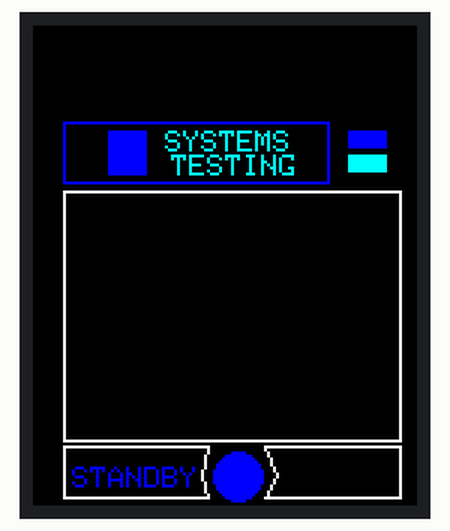
Bench run of a sketch on a simulated Arduino Uno, built with avr-gcc and run on an emulated ATmega328P. On the bench: 128×160 colour display.

Above: at 0.2 s.
At 1.3 s:
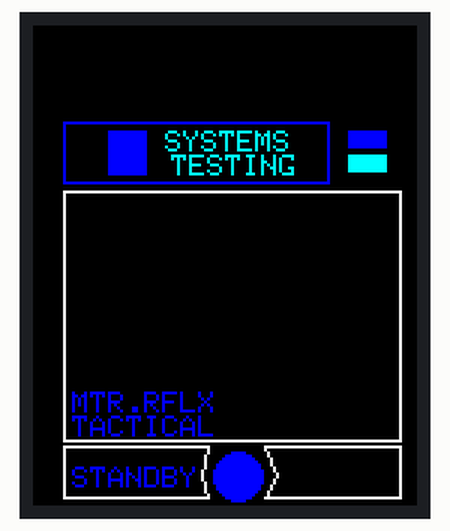
At 2.0 s:
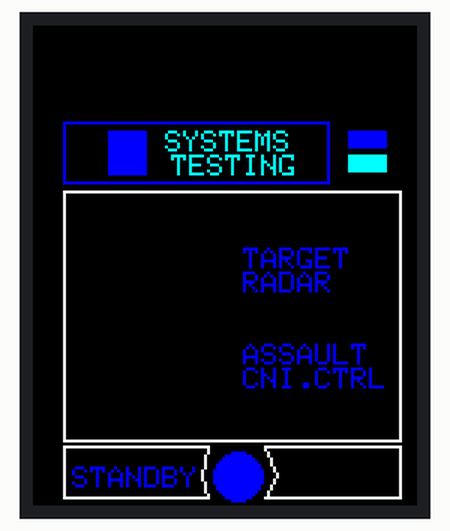
At 2.8 s:
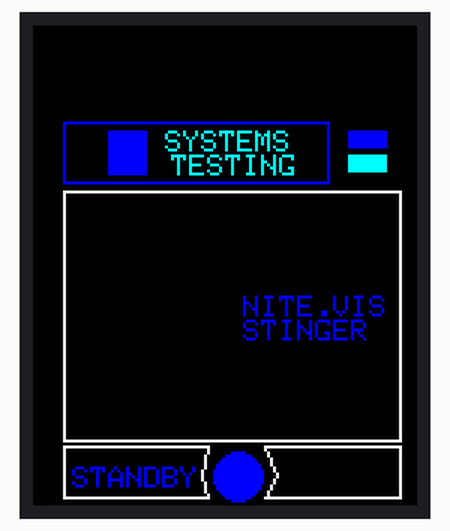
At 3.3 s:
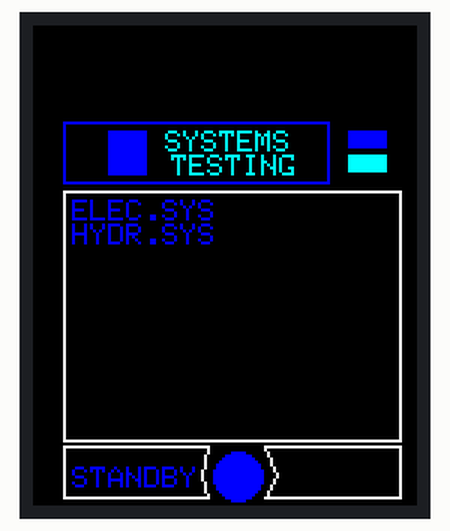
At 3.8 s:
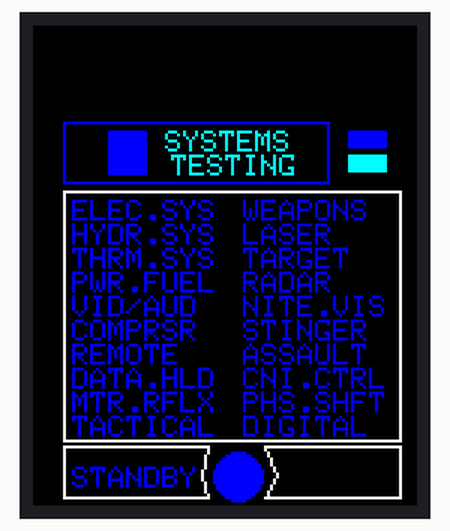

The sketch:

system_testing.ino
```cpp
// (licence header left out)
#include <Adafruit_GFX.h>    // Core graphics library
#include <Adafruit_ST7735.h> // Hardware-specific library
#include <SPI.h>


#define TFT_CS     10
#define TFT_RST    9
#define TFT_DC     8

#define BLACK   0x0000
#define RED     0x001F
#define BLUE    0xF800
#define GREEN   0x07E0
#define YELLOW  0x07FF
#define PURPLE  0xF81F
#define CYAN    0xFFE0
#define WHITE   0xFFFF


// Option 1 (recommended): must use the hardware SPI pins
// (for UNO thats sclk = 13 and sid = 11) and pin 10 must be
// an output. This is much faster - also required if you want
// to use the microSD card (see the image drawing example)
Adafruit_ST7735 tft = Adafruit_ST7735(TFT_CS,  TFT_DC, TFT_RST);

// Option 2: use any pins but a little slower!
#define TFT_SCLK 13   // set these to be whatever pins you like!
#define TFT_MOSI 11   // set these to be whatever pins you like!
//Adafruit_ST7735 tft = Adafruit_ST7735(TFT_CS, TFT_DC, TFT_MOSI, TFT_SCLK, TFT_RST);


int section = 1; //section to print messages

float p = 3.1415926;

void setup(void) {

  // Use this initializer if you're using TFT
  tft.initR(INITR_BLACKTAB);   // initialize a ST7735S chip, black tab
  tft.fillScreen(ST7735_BLACK);

  print_labels();
  draw_buttons();
  delay(1000);

  animate_messages(200,50);
  print_all_messages();
  delay(3000);

}


void loop() {

  tft.invertDisplay(false);
}


void print_all_messages(){

  for (uint8_t i=0; i<11; i++) {
    print_messages(i,RED);
  }
}

void print_messages(uint8_t section, uint16_t color){

  tft.setTextSize(1);
  tft.setTextColor(color);

  //System label first column

  if(section == 1){
    tft.setCursor(13,58);
    tft.println("ELEC.SYS");
    tft.setCursor(13,66);
    tft.println("HYDR.SYS");
  }
  if(section == 2){
    tft.setCursor(13,74);
    tft.println("THRM.SYS");
    tft.setCursor(13,82);
    tft.println("PWR.FUEL");
  }
  if(section == 3){
    tft.setCursor(13,90);
    tft.println("VID/AUD");
    tft.setCursor(13,98);
    tft.println("COMPRSR");
  }
  if(section == 4){
    tft.setCursor(13,106);
    tft.println("REMOTE");
    tft.setCursor(13,114);
    tft.println("DATA.HLD");
  }
  if(section == 5){
    tft.setCursor(13,122);
    tft.println("MTR.RFLX");
    tft.setCursor(13,130);
    tft.println("TACTICAL");
  }


  //System label second column
  //tft.setTextColor(RED);
  if(section == 6){
    tft.setCursor(70,58);
    tft.println("WEAPONS");
    tft.setCursor(70,66);
    tft.println("LASER");
  }
  if(section == 7){
    tft.setCursor(70,74);
    tft.println("TARGET");
    tft.setCursor(70,82);
    tft.println("RADAR");
  }
  if(section == 8){
    tft.setCursor(70,90);
    tft.println("NITE.VIS");
    tft.setCursor(70,98);
    tft.println("STINGER");
  }
  if(section == 9){
    tft.setCursor(70,106);
    tft.println("ASSAULT");
    tft.setCursor(70,114);
    tft.println("CNI.CTRL");
  }
  if(section == 10){
    tft.setCursor(70,122);
    tft.println("PHS.SHFT");
    tft.setCursor(70,130);
    tft.println("DIGITAL");
  }

}


void print_labels(){

  tft.fillScreen(ST7735_BLACK);
  tft.setTextSize(1);

  //System label
  tft.setTextColor(YELLOW);
  tft.setCursor(44,35);
  tft.println("SYSTEMS");
  tft.setCursor(46,43);
  tft.println("TESTING");

  //Standby label
  tft.setTextSize(1);
  tft.setTextColor(RED);
  tft.setCursor(13,147);
  tft.println("STANDBY");

}


void draw_buttons(){

  //Red button left of System Test label
  tft.fillRect(25, 35, 13, 15, RED);

  //Red and yellow buttons right of System Test label
  tft.fillRect(105, 35, 13, 6, RED);
  tft.fillRect(105, 43, 13, 6, YELLOW);

  //Rectangle around left red button and system test label
  tft.drawLine(10,32,10,52, RED);
  tft.drawLine(10,52,98,52, RED);
  tft.drawLine(98,52,98,32, RED);
  tft.drawLine(98,32,10,32, RED);

  //Rectangle around counter
  tft.drawLine(10,55,10,138, WHITE);
  tft.drawLine(10,138,122,138, WHITE);
  tft.drawLine(122,138,122,55, WHITE);
  tft.drawLine(122,55,10,55, WHITE);

  //shape around ON label
  tft.drawLine(10,140,10,157, WHITE);
  tft.drawLine(10,157,58,157, WHITE);
  tft.drawLine(58,157,56,150, WHITE);
  tft.drawLine(56,150,58,140, WHITE);
  tft.drawLine(58,140,10,140, WHITE);

  //shape around OFF label
  tft.drawLine(122,140,122,157, WHITE);
  tft.drawLine(122,157,77,157, WHITE);
  tft.drawLine(77,157,81,150, WHITE);
  tft.drawLine(81,150,77,140, WHITE);
  tft.drawLine(77,140,122,140, WHITE);

  //Red button bewteen ON and OFF
  tft.fillCircle(68, 150, 8, RED);

}


void animate_messages(uint8_t on_time, uint8_t off_time ){

  //Sequence: 5,3,9,7,4,10,8,2,1,6
  print_messages(5, RED);
  delay(on_time);
  print_messages(3, RED);
  delay(on_time);
  print_messages(5, BLACK);
  delay(off_time);
  print_messages(3,BLACK);
  delay(off_time);

  print_messages(9,RED);
  delay(on_time);
  print_messages(7,RED);
  delay(on_time);
  print_messages(9,BLACK);
  delay(off_time);
  print_messages(7,BLACK);
  delay(off_time);

  print_messages(4,RED);
  delay(on_time);
  print_messages(10,RED);
  delay(on_time);
  print_messages(4,BLACK);
  delay(off_time);
  print_messages(10,BLACK);
  delay(off_time);

  print_messages(8,RED);
  delay(on_time);
  print_messages(2,RED);
  delay(on_time);
  print_messages(8,BLACK);
  delay(off_time);
  print_messages(2,BLACK);
  delay(off_time);

  print_messages(1,RED);
  delay(on_time);
  print_messages(6,RED);
  delay(on_time);
  print_messages(1,BLACK);
  delay(off_time);
  print_messages(6,BLACK);
  delay(off_time);

}
```
